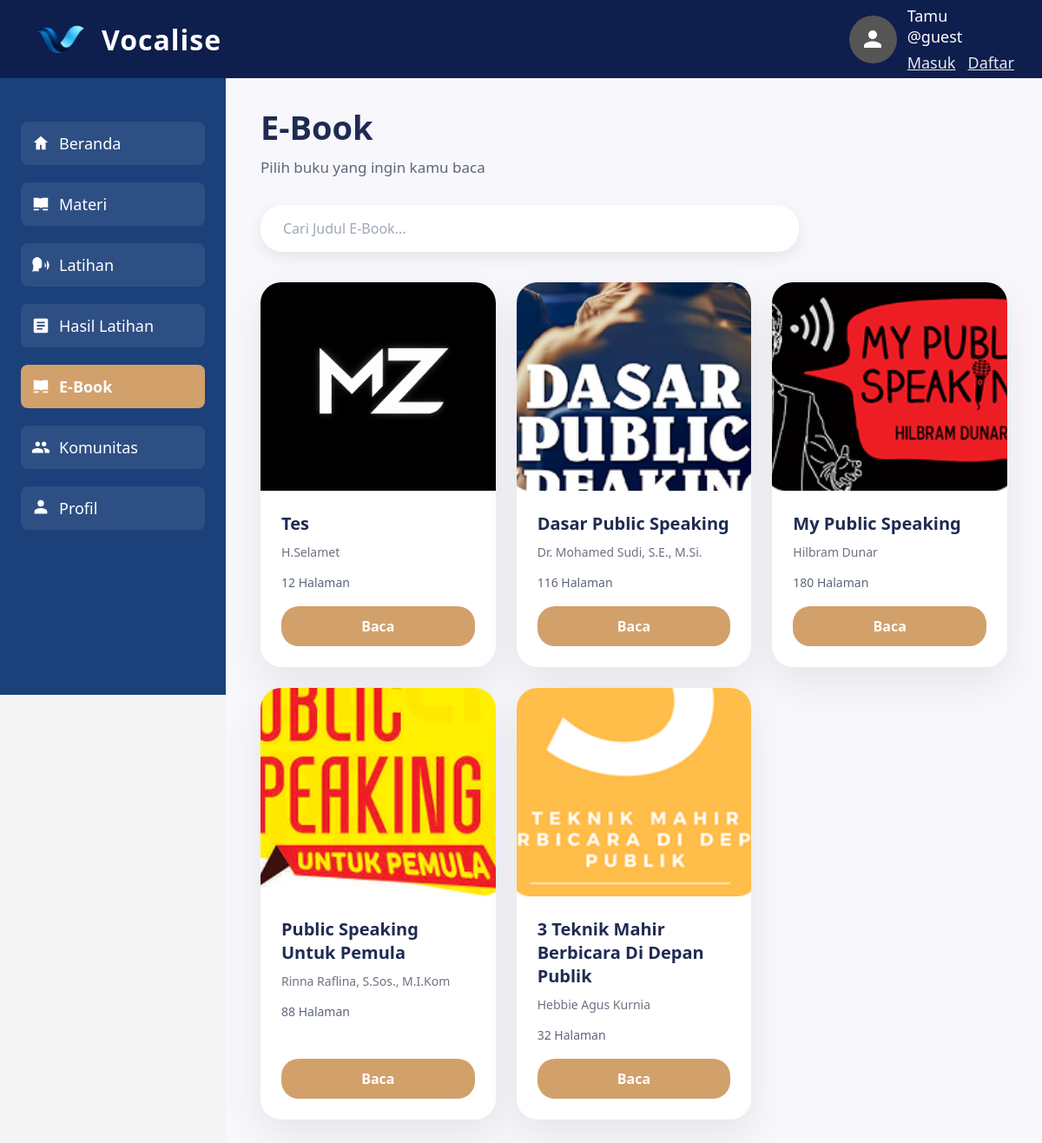
Page /Ebook.php on the committed database.
### tables this page shows
CREATE TABLE `ebooks` (
  `id` int(10) UNSIGNED NOT NULL,
  `title` varchar(180) NOT NULL,
  `author` varchar(120) NOT NULL,
  `pages` int(10) UNSIGNED NOT NULL DEFAULT 0,
  `thumbnail_path` varchar(255) NOT NULL,
  `pdf_path` varchar(255) NOT NULL,
  `created_at` datetime NOT NULL DEFAULT current_timestamp(),
  `updated_at` datetime DEFAULT NULL ON UPDATE current_timestamp()
);

### Ebook.php (the view, shortened to what the rows shown need)
<?php
require_once 'core.php';
$app = new manz();
$search_query = $_GET['search'] ?? '';
$ebooks = $app->getEbooks($search_query);
?>
<!DOCTYPE html>
<html lang="id">
<head>
    <link rel="stylesheet" href="style.css" />
</head>
<body>
    <?php include 'includes/header.php'; ?>
    <main>
        <section class="page-header">
            <h1>E-Book</h1>
        </section>
        <section class="ebook-grid" id="ebookGrid">
            <?php
            if (count($ebooks) > 0) {
                foreach ($ebooks as $ebook) {
                    echo '<article class="ebook-card" data-title="' . htmlspecialchars(strtolower($ebook['title'])) . '">';
                    echo '<img src="' . htmlspecialchars($ebook['thumbnail_path']) . '" alt="Cover ' . htmlspecialchars($ebook['title']) . '">';
                    echo '<div class="ebook-card-body">';
                    echo '<div class="ebook-card-title">' . htmlspecialchars($ebook['title']) . '</div>';
                    echo '<div class="ebook-card-author">' . htmlspecialchars($ebook['author']) . '</div>';
                    if ((int) $ebook['pages'] > 0) {
                        echo '<div class="ebook-card-pages">' . (int) $ebook['pages'] . ' Halaman</div>';
                    }
                    echo '<div class="ebook-card-footer">';
                    echo '<a href="' . htmlspecialchars($ebook['pdf_path']) . '" target="_blank" class="btn-primary ebook-read-btn" data-ebook-id="' . (int) $ebook['id'] . '" data-ebook-title="' . htmlspecialchars($ebook['title'], ENT_QUOTES) . '" style="display: block; text-align: center; text-decoration: none;">Baca</a>';
                    echo '</div>';
                    echo '</div>';
                    echo '</article>';
                }
            } else {
                echo '<div class="no-results" style="grid-column: 1 / -1;">Tidak ada e-book yang sesuai dengan pencarian Anda</div>';
            }
            ?>
        </section>
    </main>
</body>
</html>

### rows in the picture
ebooks: thumbnail_path (picture), title "Tes", author "H.Selamet", pages "12"
ebooks: thumbnail_path (picture), title "Dasar Public Speaking", author "Dr. Mohamed Sudi, S.E., M.Si.", pages "116"
ebooks: thumbnail_path (picture), title "My Public Speaking", author "Hilbram Dunar", pages "180"
ebooks: thumbnail_path (picture), title "Public Speaking Untuk Pemula", author "Rinna Raflina, S.Sos., M.I.Kom", pages "88"
ebooks: thumbnail_path (picture), title "3 Teknik Mahir Berbicara Di Depan Publik", author "Hebbie Agus Kurnia", pages "32"
